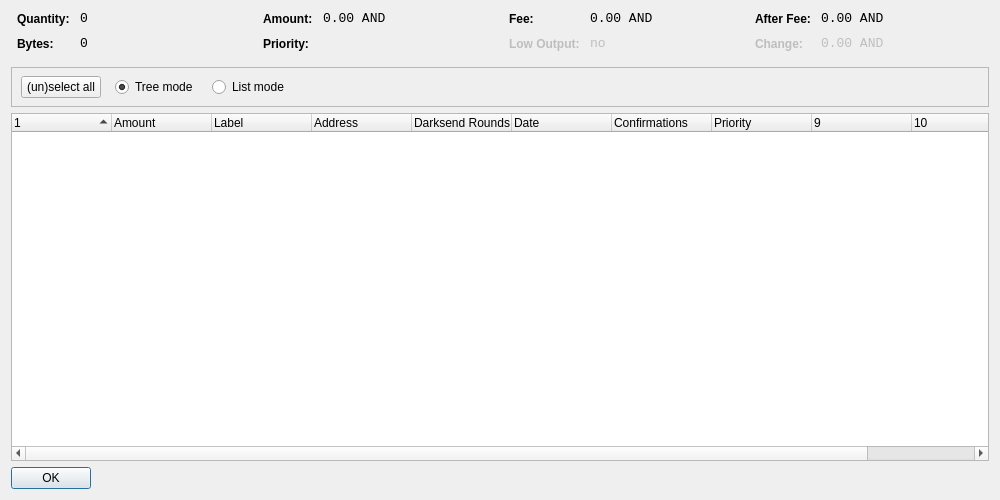
<?xml version="1.0" encoding="UTF-8"?>
<ui version="4.0">
 <class>CoinControlDialog</class>
 <widget class="QDialog" name="CoinControlDialog">
  <property name="geometry">
   <rect>
    <x>0</x>
    <y>0</y>
    <width>1000</width>
    <height>500</height>
   </rect>
  </property>
  <property name="windowTitle">
   <string>Coin Control</string>
  </property>
  <layout class="QVBoxLayout" name="verticalLayout">
   <item>
    <layout class="QHBoxLayout" name="horizontalLayoutTop" stretch="0,0,0,0">
     <property name="topMargin">
      <number>0</number>
     </property>
     <property name="bottomMargin">
      <number>10</number>
     </property>
     <item>
      <layout class="QFormLayout" name="formLayoutCoinControl1">
       <property name="horizontalSpacing">
        <number>10</number>
       </property>
       <property name="verticalSpacing">
        <number>10</number>
       </property>
       <property name="leftMargin">
        <number>6</number>
       </property>
       <property name="rightMargin">
        <number>6</number>
       </property>
       <item row="0" column="0">
        <widget class="QLabel" name="labelCoinControlQuantityText">
         <property name="styleSheet">
          <string notr="true">font-weight:bold;</string>
         </property>
         <property name="text">
          <string>Quantity:</string>
         </property>
        </widget>
       </item>
       <item row="0" column="1">
        <widget class="QLabel" name="labelCoinControlQuantity">
         <property name="font">
          <font>
           <family>Monospace</family>
           <pointsize>10</pointsize>
          </font>
         </property>
         <property name="cursor">
          <cursorShape>IBeamCursor</cursorShape>
         </property>
         <property name="contextMenuPolicy">
          <enum>Qt::ActionsContextMenu</enum>
         </property>
         <property name="text">
          <string notr="true">0</string>
         </property>
         <property name="textInteractionFlags">
          <set>Qt::LinksAccessibleByMouse|Qt::TextSelectableByKeyboard|Qt::TextSelectableByMouse</set>
         </property>
        </widget>
       </item>
       <item row="1" column="0">
        <widget class="QLabel" name="labelCoinControlBytesText">
         <property name="styleSheet">
          <string notr="true">font-weight:bold;</string>
         </property>
         <property name="text">
          <string>Bytes:</string>
         </property>
        </widget>
       </item>
       <item row="1" column="1">
        <widget class="QLabel" name="labelCoinControlBytes">
         <property name="font">
          <font>
           <family>Monospace</family>
           <pointsize>10</pointsize>
          </font>
         </property>
         <property name="cursor">
          <cursorShape>IBeamCursor</cursorShape>
         </property>
         <property name="contextMenuPolicy">
          <enum>Qt::ActionsContextMenu</enum>
         </property>
         <property name="text">
          <string notr="true">0</string>
         </property>
         <property name="textInteractionFlags">
          <set>Qt::LinksAccessibleByMouse|Qt::TextSelectableByKeyboard|Qt::TextSelectableByMouse</set>
         </property>
        </widget>
       </item>
      </layout>
     </item>
     <item>
      <layout class="QFormLayout" name="formLayoutCoinControl2">
       <property name="horizontalSpacing">
        <number>10</number>
       </property>
       <property name="verticalSpacing">
        <number>10</number>
       </property>
       <property name="leftMargin">
        <number>6</number>
       </property>
       <property name="rightMargin">
        <number>6</number>
       </property>
       <item row="0" column="0">
        <widget class="QLabel" name="labelCoinControlAmountText">
         <property name="styleSheet">
          <string notr="true">font-weight:bold;</string>
         </property>
         <property name="text">
          <string>Amount:</string>
         </property>
        </widget>
       </item>
       <item row="0" column="1">
        <widget class="QLabel" name="labelCoinControlAmount">
         <property name="font">
          <font>
           <family>Monospace</family>
           <pointsize>10</pointsize>
          </font>
         </property>
         <property name="cursor">
          <cursorShape>IBeamCursor</cursorShape>
         </property>
         <property name="contextMenuPolicy">
          <enum>Qt::ActionsContextMenu</enum>
         </property>
         <property name="text">
          <string notr="true">0.00 AND</string>
         </property>
         <property name="textInteractionFlags">
          <set>Qt::LinksAccessibleByMouse|Qt::TextSelectableByKeyboard|Qt::TextSelectableByMouse</set>
         </property>
        </widget>
       </item>
       <item row="1" column="0">
        <widget class="QLabel" name="labelCoinControlPriorityText">
         <property name="styleSheet">
          <string notr="true">font-weight:bold;</string>
         </property>
         <property name="text">
          <string>Priority:</string>
         </property>
        </widget>
       </item>
       <item row="1" column="1">
        <widget class="QLabel" name="labelCoinControlPriority">
         <property name="font">
          <font>
           <family>Monospace</family>
           <pointsize>10</pointsize>
          </font>
         </property>
         <property name="cursor">
          <cursorShape>IBeamCursor</cursorShape>
         </property>
         <property name="contextMenuPolicy">
          <enum>Qt::ActionsContextMenu</enum>
         </property>
         <property name="text">
          <string/>
         </property>
         <property name="textInteractionFlags">
          <set>Qt::LinksAccessibleByMouse|Qt::TextSelectableByKeyboard|Qt::TextSelectableByMouse</set>
         </property>
        </widget>
       </item>
      </layout>
     </item>
     <item>
      <layout class="QFormLayout" name="formLayoutCoinControl3">
       <property name="horizontalSpacing">
        <number>10</number>
       </property>
       <property name="verticalSpacing">
        <number>10</number>
       </property>
       <property name="leftMargin">
        <number>6</number>
       </property>
       <property name="rightMargin">
        <number>6</number>
       </property>
       <item row="0" column="0">
        <widget class="QLabel" name="labelCoinControlFeeText">
         <property name="styleSheet">
          <string notr="true">font-weight:bold;</string>
         </property>
         <property name="text">
          <string>Fee:</string>
         </property>
        </widget>
       </item>
       <item row="0" column="1">
        <widget class="QLabel" name="labelCoinControlFee">
         <property name="font">
          <font>
           <family>Monospace</family>
           <pointsize>10</pointsize>
          </font>
         </property>
         <property name="cursor">
          <cursorShape>IBeamCursor</cursorShape>
         </property>
         <property name="contextMenuPolicy">
          <enum>Qt::ActionsContextMenu</enum>
         </property>
         <property name="text">
          <string notr="true">0.00 AND</string>
         </property>
         <property name="textInteractionFlags">
          <set>Qt::LinksAccessibleByMouse|Qt::TextSelectableByKeyboard|Qt::TextSelectableByMouse</set>
         </property>
        </widget>
       </item>
       <item row="1" column="0">
        <widget class="QLabel" name="labelCoinControlLowOutputText">
         <property name="enabled">
          <bool>false</bool>
         </property>
         <property name="styleSheet">
          <string notr="true">font-weight:bold;</string>
         </property>
         <property name="text">
          <string>Low Output:</string>
         </property>
        </widget>
       </item>
       <item row="1" column="1">
        <widget class="QLabel" name="labelCoinControlLowOutput">
         <property name="enabled">
          <bool>false</bool>
         </property>
         <property name="font">
          <font>
           <family>Monospace</family>
           <pointsize>10</pointsize>
          </font>
         </property>
         <property name="cursor">
          <cursorShape>IBeamCursor</cursorShape>
         </property>
         <property name="contextMenuPolicy">
          <enum>Qt::ActionsContextMenu</enum>
         </property>
         <property name="text">
          <string notr="true">no</string>
         </property>
         <property name="textInteractionFlags">
          <set>Qt::LinksAccessibleByMouse|Qt::TextSelectableByKeyboard|Qt::TextSelectableByMouse</set>
         </property>
        </widget>
       </item>
      </layout>
     </item>
     <item>
      <layout class="QFormLayout" name="formLayoutCoinControl4">
       <property name="horizontalSpacing">
        <number>10</number>
       </property>
       <property name="verticalSpacing">
        <number>10</number>
       </property>
       <property name="leftMargin">
        <number>6</number>
       </property>
       <property name="rightMargin">
        <number>6</number>
       </property>
       <item row="0" column="0">
        <widget class="QLabel" name="labelCoinControlAfterFeeText">
         <property name="styleSheet">
          <string notr="true">font-weight:bold;</string>
         </property>
         <property name="text">
          <string>After Fee:</string>
         </property>
        </widget>
       </item>
       <item row="0" column="1">
        <widget class="QLabel" name="labelCoinControlAfterFee">
         <property name="font">
          <font>
           <family>Monospace</family>
           <pointsize>10</pointsize>
          </font>
         </property>
         <property name="cursor">
          <cursorShape>IBeamCursor</cursorShape>
         </property>
         <property name="contextMenuPolicy">
          <enum>Qt::ActionsContextMenu</enum>
         </property>
         <property name="text">
          <string notr="true">0.00 AND</string>
         </property>
         <property name="textInteractionFlags">
          <set>Qt::LinksAccessibleByMouse|Qt::TextSelectableByKeyboard|Qt::TextSelectableByMouse</set>
         </property>
        </widget>
       </item>
       <item row="1" column="0">
        <widget class="QLabel" name="labelCoinControlChangeText">
         <property name="enabled">
          <bool>false</bool>
         </property>
         <property name="styleSheet">
          <string notr="true">font-weight:bold;</string>
         </property>
         <property name="text">
          <string>Change:</string>
         </property>
        </widget>
       </item>
       <item row="1" column="1">
        <widget class="QLabel" name="labelCoinControlChange">
         <property name="enabled">
          <bool>false</bool>
         </property>
         <property name="font">
          <font>
           <family>Monospace</family>
           <pointsize>10</pointsize>
          </font>
         </property>
         <property name="cursor">
          <cursorShape>IBeamCursor</cursorShape>
         </property>
         <property name="contextMenuPolicy">
          <enum>Qt::ActionsContextMenu</enum>
         </property>
         <property name="text">
          <string notr="true">0.00 AND</string>
         </property>
         <property name="textInteractionFlags">
          <set>Qt::LinksAccessibleByMouse|Qt::TextSelectableByKeyboard|Qt::TextSelectableByMouse</set>
         </property>
        </widget>
       </item>
      </layout>
     </item>
    </layout>
   </item>
   <item>
    <widget class="QFrame" name="frame">
     <property name="minimumSize">
      <size>
       <width>0</width>
       <height>40</height>
      </size>
     </property>
     <property name="frameShape">
      <enum>QFrame::StyledPanel</enum>
     </property>
     <property name="frameShadow">
      <enum>QFrame::Sunken</enum>
     </property>
     <widget class="QWidget" name="horizontalLayoutWidget">
      <property name="geometry">
       <rect>
        <x>10</x>
        <y>0</y>
        <width>781</width>
        <height>41</height>
       </rect>
      </property>
      <layout class="QHBoxLayout" name="horizontalLayoutPanel" stretch="0,0,0,0,0">
       <property name="spacing">
        <number>14</number>
       </property>
       <item>
        <widget class="QPushButton" name="pushButtonSelectAll">
         <property name="sizePolicy">
          <sizepolicy hsizetype="Maximum" vsizetype="Fixed">
           <horstretch>0</horstretch>
           <verstretch>0</verstretch>
          </sizepolicy>
         </property>
         <property name="text">
          <string>(un)select all</string>
         </property>
        </widget>
       </item>
       <item>
        <widget class="QRadioButton" name="radioTreeMode">
         <property name="sizePolicy">
          <sizepolicy hsizetype="Maximum" vsizetype="Fixed">
           <horstretch>0</horstretch>
           <verstretch>0</verstretch>
          </sizepolicy>
         </property>
         <property name="text">
          <string>Tree mode</string>
         </property>
         <property name="checked">
          <bool>true</bool>
         </property>
        </widget>
       </item>
       <item>
        <widget class="QRadioButton" name="radioListMode">
         <property name="sizePolicy">
          <sizepolicy hsizetype="Maximum" vsizetype="Fixed">
           <horstretch>0</horstretch>
           <verstretch>0</verstretch>
          </sizepolicy>
         </property>
         <property name="text">
          <string>List mode</string>
         </property>
        </widget>
       </item>
       <item>
        <spacer name="horizontalSpacer">
         <property name="orientation">
          <enum>Qt::Horizontal</enum>
         </property>
         <property name="sizeHint" stdset="0">
          <size>
           <width>40</width>
           <height>20</height>
          </size>
         </property>
        </spacer>
       </item>
      </layout>
     </widget>
    </widget>
   </item>
   <item>
    <widget class="CoinControlTreeWidget" name="treeWidget">
     <property name="contextMenuPolicy">
      <enum>Qt::CustomContextMenu</enum>
     </property>
     <property name="sortingEnabled">
      <bool>false</bool>
     </property>
     <property name="columnCount">
      <number>11</number>
     </property>
     <attribute name="headerShowSortIndicator" stdset="0">
      <bool>true</bool>
     </attribute>
     <attribute name="headerStretchLastSection">
      <bool>false</bool>
     </attribute>
     <column>
      <property name="text">
       <string/>
      </property>
     </column>
     <column>
      <property name="text">
       <string>Amount</string>
      </property>
     </column>
     <column>
      <property name="text">
       <string>Label</string>
      </property>
     </column>
     <column>
      <property name="text">
       <string>Address</string>
      </property>
     </column>
     <column>
      <property name="text">
       <string>Darksend Rounds</string>
      </property>
    </column>
     <column>
      <property name="text">
       <string>Date</string>
      </property>
     </column>
     <column>
      <property name="text">
       <string>Confirmations</string>
      </property>
      <property name="toolTip">
       <string>Confirmed</string>
      </property>
     </column>
     <column>
      <property name="text">
       <string>Priority</string>
      </property>
     </column>
     <column>
      <property name="text">
       <string/>
      </property>
     </column>
     <column>
      <property name="text">
       <string/>
      </property>
     </column>
     <column>
      <property name="text">
       <string/>
      </property>
     </column>
     <column>
      <property name="text">
       <string/>
      </property>
     </column>
    </widget>
   </item>
   <item>
    <widget class="QDialogButtonBox" name="buttonBox">
     <property name="sizePolicy">
      <sizepolicy hsizetype="Maximum" vsizetype="Fixed">
       <horstretch>0</horstretch>
       <verstretch>0</verstretch>
      </sizepolicy>
     </property>
     <property name="orientation">
      <enum>Qt::Horizontal</enum>
     </property>
     <property name="standardButtons">
      <set>QDialogButtonBox::Ok</set>
     </property>
    </widget>
   </item>
  </layout>
 </widget>
 <customwidgets>
  <customwidget>
   <class>CoinControlTreeWidget</class>
   <extends>QTreeWidget</extends>
   <header>coincontroltreewidget.h</header>
  </customwidget>
 </customwidgets>
 <resources/>
 <connections/>
</ui>
